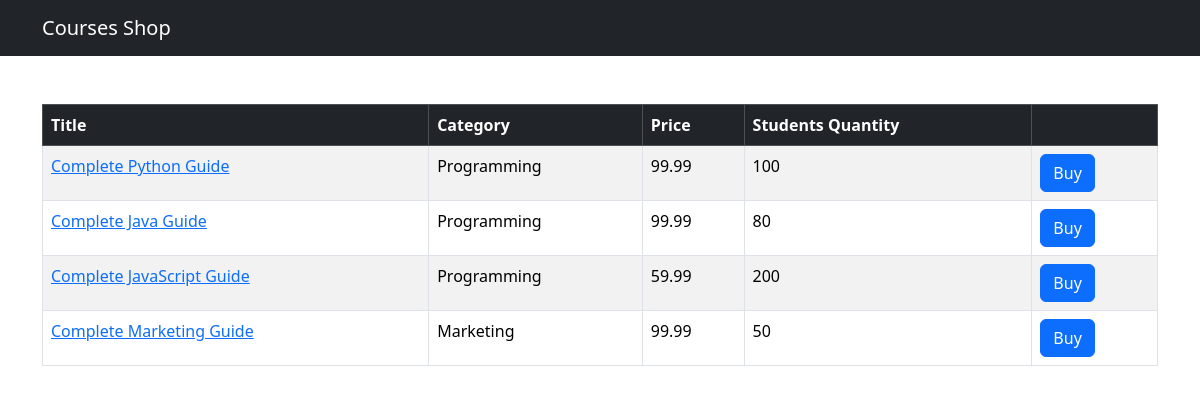
The app's page /shop/ with its own data.
### shop/models.py (models this page shows, shortened)
class Course(models.Model):
    title = models.CharField(max_length=300)
    price = models.FloatField()
    students_qty = models.IntegerField()
    reviews_qty = models.IntegerField()
    category = models.ForeignKey(Category, on_delete=models.CASCADE)
    created_at = models.DateTimeField(default=timezone.now)

class Category(models.Model):
    title = models.CharField(max_length=255)
    created_at = models.DateTimeField(default=timezone.now)
    def __str__(self):
        return self.title

### shop/views.py (the view)
# urls.py: path('', views.index, name='index'),
def index(request):
    courses = Course.objects.all()
    return render(request, 'shop/courses.html', {'courses': courses})

### templates/shop/courses.html (shortened to what this page needs)
{% extends "base.html" %}
{% block content %}
<table class="table mt-5 table-bordered table-striped table-hover">
  <thead class="table-dark">
    <tr>
      <th>Title</th>
      <th>Category</th>
      <th>Price</th>
      <th>Students Quantity</th>
      <th></th>
    </tr>
  </thead>
  <tbody>
    {% for course in courses %}
    <tr>
        <td>
            <a href={% url "shop:single_course" course.id %}>{{ course.title }}</a>
        </td>
      <td>{{ course.category }}</td>
      <td>{{ course.price }}</td>
      <td>{{ course.students_qty }}</td>
      <td><button class="btn btn-primary">Buy</button></td>
    </tr>
    {% endfor %}
  </tbody>
</table>
{% endblock %}

### templates/base.html (shortened to what this page needs)
<!DOCTYPE html>
<html lang="en">
  <head>
    <link
      href="https://cdn.jsdelivr.net/npm/bootstrap@5.3.8/dist/css/bootstrap.min.css"
      rel="stylesheet"
    />
  </head>
  <body>
    <nav class="navbar navbar-dark bg-dark">
      <div class="container">
        <a href={% url "shop:index" %} class="navbar-brand">Courses Shop</a>
      </div>
    </nav>
    <main class="container">
        {% block content %}
        {% endblock %}
    </main>
  </body>
</html>

### records on screen
Course: title "Complete Python Guide", category "Programming", price "99.99", students_qty "100"
Course: title "Complete Java Guide", category "Programming", price "99.99", students_qty "80"
Course: title "Complete JavaScript Guide", category "Programming", price "59.99", students_qty "200"
Course: title "Complete Marketing Guide", category "Marketing", price "99.99", students_qty "50"
